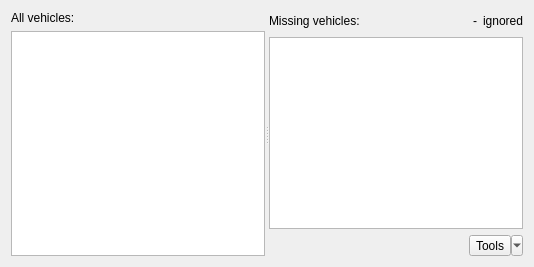
      <widget class="QWidget" name="tabVehicles">
       <property name="toolTip">
        <string>AI vehicles on the map</string>
       </property>
       <attribute name="title">
        <string>Vehicles</string>
       </attribute>
       <layout class="QVBoxLayout" name="verticalLayout_15">
        <item>
         <widget class="QSplitter" name="splitter_4">
          <property name="toolTip">
           <string/>
          </property>
          <property name="orientation">
           <enum>Qt::Horizontal</enum>
          </property>
          <widget class="QWidget" name="layoutWidget">
           <property name="toolTip">
            <string/>
           </property>
           <layout class="QVBoxLayout" name="verticalLayout_9">
            <item>
             <widget class="QLabel" name="lblVehiclesAll">
              <property name="toolTip">
               <string/>
              </property>
              <property name="text">
               <string>All vehicles:</string>
              </property>
              <property name="buddy">
               <cstring>lwgVehiclesAll</cstring>
              </property>
             </widget>
            </item>
            <item>
             <widget class="QListWidget" name="lwgVehiclesAll">
              <property name="toolTip">
               <string/>
              </property>
              <property name="selectionMode">
               <enum>QAbstractItemView::ExtendedSelection</enum>
              </property>
              <property name="batchSize">
               <number>300</number>
              </property>
             </widget>
            </item>
           </layout>
          </widget>
          <widget class="QWidget" name="layoutWidget">
           <property name="toolTip">
            <string/>
           </property>
           <layout class="QVBoxLayout" name="verticalLayout_8">
            <item>
             <layout class="QHBoxLayout" name="horizontalLayout_19">
              <item>
               <widget class="QLabel" name="lblVehiclesMissing">
                <property name="toolTip">
                 <string/>
                </property>
                <property name="text">
                 <string>Missing vehicles:</string>
                </property>
                <property name="buddy">
                 <cstring>lwgVehiclesMissing</cstring>
                </property>
               </widget>
              </item>
              <item>
               <spacer name="horizontalSpacer_10">
                <property name="toolTip">
                 <string/>
                </property>
                <property name="orientation">
                 <enum>Qt::Horizontal</enum>
                </property>
                <property name="sizeHint" stdset="0">
                 <size>
                  <width>40</width>
                  <height>20</height>
                 </size>
                </property>
               </spacer>
              </item>
              <item>
               <widget class="QLabel" name="lblIgnoredVehicles">
                <property name="toolTip">
                 <string/>
                </property>
                <property name="text">
                 <string notr="true">-</string>
                </property>
               </widget>
              </item>
              <item>
               <widget class="QLabel" name="lblIgnoredVehiclesText">
                <property name="toolTip">
                 <string/>
                </property>
                <property name="text">
                 <string>ignored</string>
                </property>
               </widget>
              </item>
             </layout>
            </item>
            <item>
             <widget class="QListWidget" name="lwgVehiclesMissing">
              <property name="toolTip">
               <string/>
              </property>
              <property name="selectionMode">
               <enum>QAbstractItemView::ExtendedSelection</enum>
              </property>
              <property name="batchSize">
               <number>300</number>
              </property>
             </widget>
            </item>
            <item>
             <layout class="QHBoxLayout" name="horizontalLayout_15">
              <item>
               <spacer name="horizontalSpacer_4">
                <property name="toolTip">
                 <string/>
                </property>
                <property name="orientation">
                 <enum>Qt::Horizontal</enum>
                </property>
                <property name="sizeHint" stdset="0">
                 <size>
                  <width>40</width>
                  <height>20</height>
                 </size>
                </property>
               </spacer>
              </item>
              <item>
               <widget class="QToolButton" name="tbnVehiclesTools">
                <property name="sizePolicy">
                 <sizepolicy hsizetype="Fixed" vsizetype="Fixed">
                  <horstretch>0</horstretch>
                  <verstretch>0</verstretch>
                 </sizepolicy>
                </property>
                <property name="toolTip">
                 <string/>
                </property>
                <property name="text">
                 <string>Tools</string>
                </property>
                <property name="icon">
                 <iconset resource="../../ressources.qrc">
                  <normaloff>:/rec/data/icons/iconToolbox.svg</normaloff>:/rec/data/icons/iconToolbox.svg</iconset>
                </property>
                <property name="popupMode">
                 <enum>QToolButton::MenuButtonPopup</enum>
                </property>
                <property name="toolButtonStyle">
                 <enum>Qt::ToolButtonTextBesideIcon</enum>
                </property>
                <property name="autoRaise">
                 <bool>false</bool>
                </property>
                <property name="arrowType">
                 <enum>Qt::NoArrow</enum>
                </property>
               </widget>
              </item>
             </layout>
            </item>
           </layout>
          </widget>
         </widget>
        </item>
       </layout>
      </widget>
